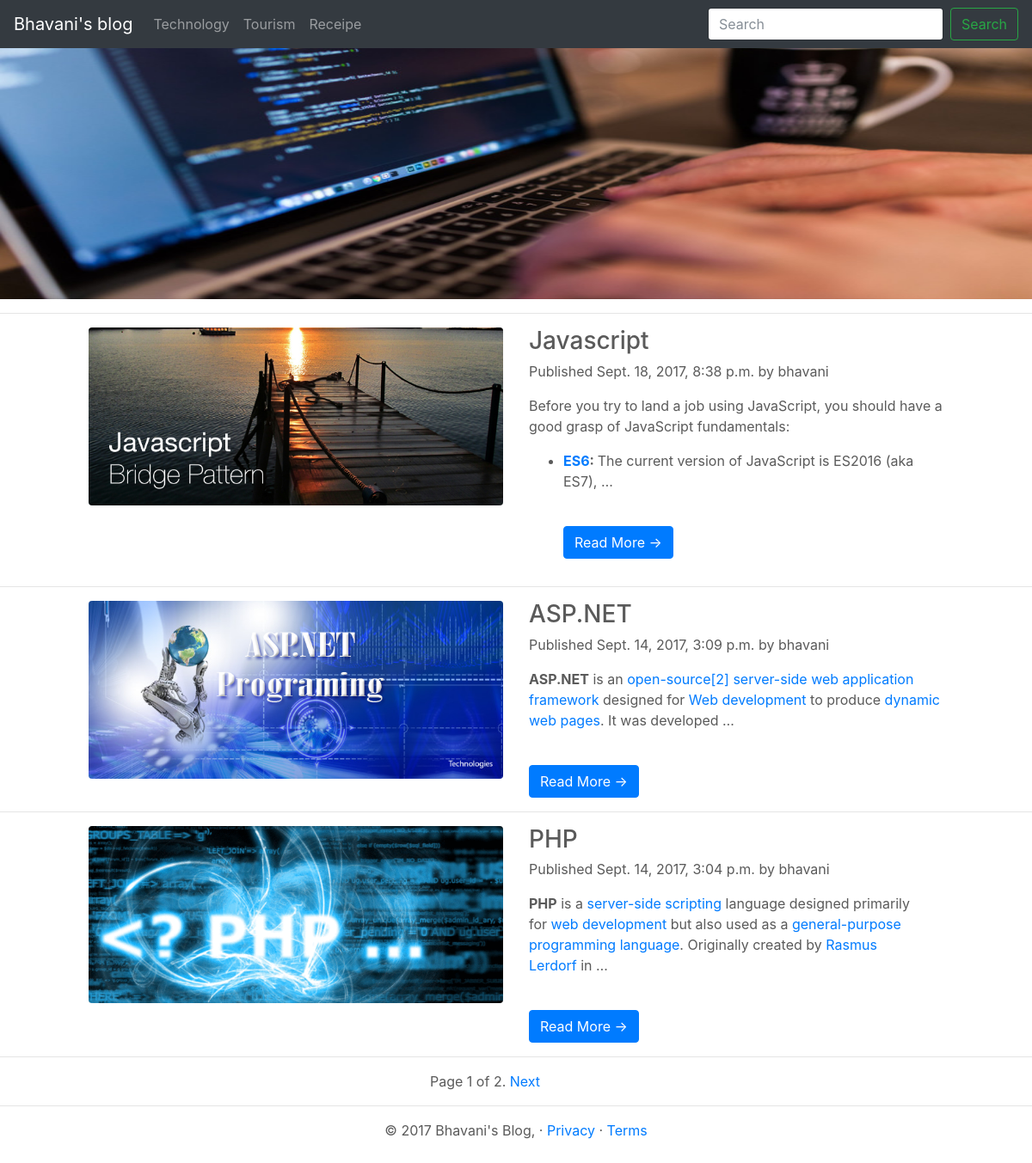
The page /blogapp/category/technology/ on the database its author committed.
### blogapp/models.py (models this page shows, shortened)
class Category(models.Model):
	title=models.CharField(max_length=100)
	slug=models.SlugField(max_length=100, unique=True)
	image=models.ImageField(upload_to='images/category', blank=True)
	class Meta:
		verbose_name= 'category'
		verbose_name_plural='categories'
	def __str__(self):
		return self.title
	def get_absolute_url(self):
		return reverse('blogapp:list_of_post_by_category',args=[self.slug])

class Post(models.Model):
	STATUS_CHOICES = (
		('draft', 'Draft'),
		('published', 'Published'),
	)
	title=models.CharField(max_length=250)
	slug=models.SlugField(max_length=250, unique_for_date='publish')
	image=models.ImageField(upload_to='images', blank=True)
	author=models.ForeignKey(User, related_name='blog_posts')
	body=RichTextUploadingField()
	publish=models.DateTimeField(default=timezone.now)
	created=models.DateTimeField(auto_now_add=True)
	updated=models.DateTimeField(auto_now=True)
	status=models.CharField(max_length=10, choices=STATUS_CHOICES, default='draft')
	category=models.ManyToManyField(Category)
	objects=models.Manager()
	published=PublishedManager()
	class Meta:
		ordering = ('-publish',)
	def get_absolute_url(self):
		return reverse('blogapp:post_detail',args=[self.slug])

### blogapp/views.py (the view)
def list_of_post_by_category(request, category_slug):
	categories= Category.objects.all()
	post=Post.objects.filter(status='published')
	if category_slug:
		category=get_object_or_404(Category, slug=category_slug)
		post=post.filter(category=category)
	paginator=Paginator(post,3)
	page=request.GET.get('page')
	try:
		post = paginator.page(page)
	except PageNotAnInteger:
		post=paginator.page(1)
	except EmptyPage:
		post=paginator.page(paginator.num_pages)
	return render(request, 'category/list_of_post_by_category.html', { 'post':post,'category':category, 'categories':categories})

### blogapp/templates/category/list_of_post_by_category.html (shortened to what this page needs)
{% extends  'blogapp/base.html' %}
{% block content %}
{% include 'blogapp/header.html' with allCategory=categories %}
<div class="headerimage">
	<img src="{{category.image.url }}" class="img-fluid" alt="Responsive image">
</div>
<hr>
{% for singlepost in post %}
          <div class="row">
          <div class="col-md-1"></div>
            <div class="col-md-5">
              <a href="#">
                <img class="img-fluid rounded mb-3 mb-md-0" src="{{ singlepost.image.url }}" alt="">
              </a>
            </div>
            <div class="col-md-5">
              <h3>{{ singlepost.title }} </h3>
              <div >
                <p class="date">Published {{ singlepost.publish }} by {{singlepost.author }} </p>
              </div>
              {% autoescape off %}
                <p class="card-text">{{ singlepost.body| truncatewords:30 }} </p>
              {% endautoescape %}
              <br>
               <a href="{{  singlepost.get_absolute_url }}" class="btn btn-primary">Read More &rarr;</a>
            </div>
            <div class="col-md-1"></div>
          </div>
           <hr>
      {% endfor %}
      {% include "pagination.html" with page=post %}
      <hr>
     {% endblock %}

### blogapp/templates/blogapp/header.html (shortened to what this page needs)
{% load staticfiles %}
<nav class="navbar navbar-expand-md navbar-dark fixed-top bg-dark">
	      <a class="navbar-brand" href="{% url 'blogapp:home' %}">Bhavani's blog</a>
	      <div class="collapse navbar-collapse" id="navbarCollapse">
	        <ul class="navbar-nav mr-auto">
	          {% for category in allCategory %}
	          <li class="nav-item">
	            <a class="nav-link" href="{{category.get_absolute_url}}"> {{category}}</a>
	          </li>
	         {% endfor %}
	        </ul>
	        <form class="form-inline mt-2 mt-md-0">
	          <input class="form-control mr-sm-2" type="text" placeholder="Search" aria-label="Search">
	          <button class="btn btn-outline-success my-2 my-sm-0" type="submit">Search</button>
	        </form>
	      </div>
    </nav>

### blogapp/static/blogapp/css/blog.css (style rules this page uses)
.headerimage img { width: 100%; height: 300px; }

### blogapp/static/blogapp/css/carousel.css (style rules this page uses)
body { padding-top: 3rem; padding-bottom: 3rem; color: #5a5a5a; }

### rows shown on the page
Category: title "Technology", image (picture)
Category: title "Tourism"
Category: title "Receipe"
Post: image (picture), title "Javascript", publish "Sept. 18, 2017, 8:38 p.m.", author "bhavani", body "Before you try to land a job using JavaScript, you should have a good grasp of JavaScript fundamentals: ES6 : The current version of JavaScript is ES2016 (aka ES7), …"
Post: image (picture), title "ASP.NET", publish "Sept. 14, 2017, 3:09 p.m.", author "bhavani", body "ASP.NET is an open-source [2] server-side web application framework designed for Web development to produce dynamic web pages . It was developed …"
Post: image (picture), title "PHP", publish "Sept. 14, 2017, 3:04 p.m.", author "bhavani", body "PHP is a server-side scripting language designed primarily for web development but also used as a general-purpose programming language . Originally created by Rasmus Lerdorf in …"

### other values the page prints
{{ page.number }} "1"
{{ page.paginator.num_pages }} "2"
